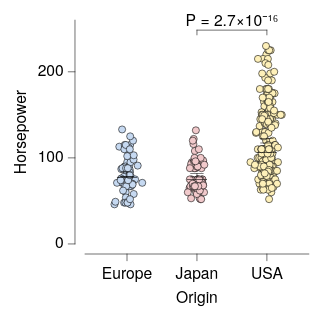

Write the Vega-Lite specification saved for this chart.
### Vega-Lite specification from a JSON file in a GitHub repository (floating-point values rounded to 4 significant figures; data arrays with more than 128 entries replaced by an {"elided": "..."} marker saying what was removed)
{"background": null, "config": {"arc": {"fill": "#DBDBDB", "fillOpacity": 1.0, "innerRadius": 25.0, "padAngle": 0.03, "stroke": "black", "strokeOpacity": 1, "strokeWidth": 0.25}, "area": {"fill": "#DBDBDB", "fillOpacity": 1.0, "stroke": "black", "strokeOpacity": 1, "strokeWidth": 0.25}, "axis": {"domain": true, "domainCap": "round", "domainColor": "black", "domainWidth": 0.25, "grid": false, "gridCap": "round", "gridColor": "#F1F1F1", "gridDash": [0, 0], "gridOpacity": 1.0, "gridWidth": 0.25, "labelColor": "black", "labelFont": "Helvetica Neue", "labelFontSize": 7, "labelFontStyle": "normal", "labelFontWeight": 400, "offset": 4.5, "ticks": true, "tickCap": "round", "tickColor": "black", "tickRound": false, "tickSize": 3, "tickWidth": 0.25, "titleColor": "black", "titleFont": "Helvetica Neue", "titleFontSize": 7, "titleFontStyle": "normal", "titleFontWeight": 400}, "axisX": {"domain": true, "labelAlign": "center", "labelAngle": 0, "labels": true, "ticks": true, "translate": 0}, "axisY": {"domain": true, "labelAlign": "right", "labelAngle": 0, "labels": true, "ticks": true, "translate": 0}, "axisRight": {"domain": true, "labelAlign": "left", "labelAngle": 0, "labels": true, "ticks": true, "translate": 0}, "axisTop": {"domain": true, "labelAlign": "center", "labelAngle": 0, "labels": true, "ticks": true, "translate": 0}, "axisBand": {"tickOffset": 0}, "bar": {"fill": "#DBDBDB", "fillOpacity": 1.0, "stroke": "black", "strokeOpacity": 1, "strokeWidth": 0.25}, "boxplot": {"size": 9.0, "ticks": {"cornerRadius": 0.25, "fill": "black", "size": 4.5, "thickness": 0.25}, "box": {"fillOpacity": 1.0, "stroke": "black", "strokeOpacity": 1, "strokeWidth": 0.25}, "median": {"fill": "black", "fillOpacity": 1.0, "size": 9.0, "thickness": 0.25}, "rule": {"fill": "black", "fillOpacity": 1.0, "size": 10.0, "stroke": "black", "strokeDash": [0, 0], "strokeOpacity": 1, "strokeWidth": 0.25}, "outliers": {"color": "black", "fill": "black", "fillOpacity": 1.0, "size": 0, "stroke": "black", "strokeOpacity": 1, "strokeWidth": 0.25}}, "circle": {"fill": "black", "fillOpacity": 1.0, "size": 0.5, "stroke": null, "strokeOpacity": 1, "strokeWidth": 0.25}, "errorband": {"band": {"fillOpacity": 0.6, "stroke": null, "strokeWidth": 0.25, "strokeOpacity": 1}, "borders": {"opacity": 0, "strokeOpacity": 0.25, "strokeWidth": 1}}, "errorbar": {"opacity": 1, "rule": {"strokeDash": [0, 0], "strokeWidth": 0.25}, "ticks": {"color": "black", "cornerRadius": 0.125, "opacity": 1, "size": 6.0, "thickness": 0.25}, "thickness": 0.25}, "font": "Helvetica Neue", "geoshape": {"fill": "#DBDBDB", "fillOpacity": 1.0, "stroke": "black", "strokeOpacity": 1, "strokeWidth": 0.25}, "header": {"labelColor": "black", "labelFont": "Helvetica Neue", "labelFontSize": 7, "labelFontStyle": "normal", "labelFontWeight": 400, "titleColor": "black", "titleFont": "Helvetica Neue", "titleFontSize": 7, "titleFontStyle": "normal", "titleFontWeight": 400, "titlePadding": 0}, "legend": {"disable": false, "offset": 4.5, "titlePadding": 4, "labelOffset": 2, "gradientLabelOffset": 2, "gradientLength": 50.0, "gradientThickness": 5.0, "gradientOpacity": 1.0, "gradientStrokeColor": "black", "gradientStrokeWidth": 0.25, "labelColor": "black", "labelFont": "Helvetica Neue", "labelFontSize": 7, "labelFontStyle": "normal", "labelFontWeight": 400, "strokeColor": "black", "strokeWidth": 0, "symbolSize": 42, "symbolStrokeColor": "black", "symbolStrokeWidth": 0.25, "titleColor": "black", "titleFont": "Helvetica Neue", "titleFontSize": 7, "titleFontStyle": "normal", "titleFontWeight": 400}, "line": {"color": "black", "stroke": "black", "strokeCap": "round", "strokeDash": [0, 0], "strokeOpacity": 1, "strokeWidth": 0.375}, "point": {"filled": true, "fill": "#DBDBDB", "fillOpacity": 1.0, "size": 5.0, "stroke": "black", "strokeOpacity": 1, "strokeWidth": 0.25}, "range": {"category": ["#C6D9F1", "#F1C9CB", "#FEF0B9", "#CEE37A", "#7AA8E0", "#E589A3", "#FDDD5D", "#68B961", "#4177B1", "#C35082", "#E5C227", "#438156"], "diverging": {"scheme": ["#C35082", "#CE6D94", "#D989A7", "#E2A4BA", "#EABFCE", "#F1DBE2", "#F6F6F6", "#D7E0EB", "#B9CBE0", "#9BB6D5", "#7DA1C9", "#5F8CBD", "#4177B1"]}, "heatmap": {"scheme": ["#DFE9F7", "#C6D9F1", "#ADC8EC", "#94B8E6", "#7AA8E0", "#6097DA", "#4D87CA", "#4177B1", "#386898", "#2F597F", "#264A69", "#1D3A58"]}, "ordinal": {"scheme": ["#F1F1F1", "#DBDBDB", "#C6C6C6", "#B2B2B2", "#9D9D9D", "#898989", "#767676", "#636363", "#515151", "#404040", "#2F2F2F", "#1F1F1F"]}, "ramp": {"scheme": ["#DFE9F7", "#C6D9F1", "#ADC8EC", "#94B8E6", "#7AA8E0", "#6097DA", "#4D87CA", "#4177B1", "#386898", "#2F597F", "#264A69", "#1D3A58"]}}, "rule": {"color": "black", "stroke": "black", "strokeCap": "round", "strokeDash": [2, 2], "strokeOpacity": 1, "strokeWidth": 0.25}, "scale": {"bandPaddingInner": 0.1, "bandPaddingOuter": 0.1, "round": false}, "rect": {"fill": "#DBDBDB", "fillOpacity": 1.0, "stroke": "black", "strokeOpacity": 1, "strokeWidth": 0.25}, "square": {"fill": "#DBDBDB", "fillOpacity": 1.0, "size": 10.0, "stroke": "black", "strokeOpacity": 1, "strokeWidth": 0.25}, "text": {"color": "black", "font": "Helvetica Neue", "fontSize": 7, "fontStyle": "normal", "fontWeight": 400}, "title": {"anchor": "middle", "frame": "group", "color": "black", "font": "Helvetica Neue", "fontSize": 7, "fontStyle": "normal", "fontWeight": 400, "subtitleColor": "black", "subtitleFont": "Helvetica Neue", "subtitleFontSize": "Helvetica Neue", "subtitleFontStyle": "normal", "subtitleFontWeight": 400}, "view": {"continuousWidth": 100, "continuousHeight": 100, "discreteWidth": 100, "discreteHeight": 100, "fill": null, "stroke": null, "strokeWidth": 0.25}}, "layer": [{"data": {"name": "data-53eecb024a78fdc2be808dcfdc3af7a2"}, "mark": {"type": "circle", "opacity": 1.0, "size": 10.0, "stroke": "black", "strokeOpacity": 1, "strokeWidth": 0.25}, "encoding": {"color": {"field": "Origin", "legend": null, "sort": ["Europe", "Japan", "USA"], "title": null, "type": "nominal"}, "x": {"axis": {}, "field": "Origin", "sort": ["Europe", "Japan", "USA"], "title": "Origin", "type": "nominal"}, "xOffset": {"field": "jitter_x", "scale": {"domain": [-7.33, 7.33], "range": [5.17, 19.83]}, "type": "quantitative"}, "y": {"field": "Horsepower", "title": "Horsepower", "type": "quantitative"}}}, {"data": {"name": "data-6c4882663eaca411296217af4f5e04f9"}, "mark": {"type": "errorbar"}, "encoding": {"x": {"axis": {}, "field": "Origin", "sort": ["Europe", "Japan", "USA"], "title": "Origin", "type": "nominal"}, "y": {"field": "__mean", "title": "Horsepower", "type": "quantitative"}, "yError": {"field": "__error"}}}, {"data": {"name": "data-53eecb024a78fdc2be808dcfdc3af7a2"}, "mark": {"type": "boxplot", "box": {"fillOpacity": 0, "strokeOpacity": 0}, "outliers": {"opacity": 0}, "rule": {"strokeOpacity": 0}, "ticks": false}, "encoding": {"x": {"axis": {}, "field": "Origin", "sort": ["Europe", "Japan", "USA"], "title": "Origin", "type": "nominal"}, "y": {"field": "Horsepower", "title": "Horsepower", "type": "quantitative"}}}, {"layer": [{"layer": [{"data": {"values": [{"x": "USA", "x2": "Japan", "y": 248.4, "__dysonsphere__": 1}]}, "mark": {"type": "rule", "strokeCap": "round", "strokeDash": [0, 0], "strokeWidth": 0.25}, "encoding": {"x": {"field": "x", "type": "nominal"}, "x2": {"field": "x2"}, "y": {"field": "y", "type": "quantitative"}}}, {"data": {"values": [{"x": "USA", "y": 248.4, "y2": 242.9, "__dysonsphere__": 1}]}, "mark": {"type": "rule", "strokeCap": "round", "strokeDash": [0, 0], "strokeWidth": 0.25}, "encoding": {"x": {"field": "x", "type": "nominal"}, "y": {"field": "y", "type": "quantitative"}, "y2": {"field": "y2"}}}, {"data": {"values": [{"x": "Japan", "y": 248.4, "y2": 242.9, "__dysonsphere__": 1}]}, "mark": {"type": "rule", "strokeCap": "round", "strokeDash": [0, 0], "strokeWidth": 0.25}, "encoding": {"x": {"field": "x", "type": "nominal"}, "y": {"field": "y", "type": "quantitative"}, "y2": {"field": "y2"}}}, {"data": {"values": [{"y": 248.4, "label": "P = 2.7×10⁻¹⁶", "__dysonsphere__": 1}]}, "mark": {"type": "text", "align": "center", "dy": -4, "fontSize": 7}, "encoding": {"text": {"field": "label", "type": "nominal"}, "x": {"value": 65.62}, "y": {"field": "y", "type": "quantitative"}}}]}], "name": "__dysonsphere_906c71d739e1552c_7"}], "$schema": "https://vega.github.io/schema/vega-lite/v6.4.1.json", "datasets": {"data-53eecb024a78fdc2be808dcfdc3af7a2": {"elided": "400 records"}, "data-6c4882663eaca411296217af4f5e04f9": [{"Origin": "USA", "__mean": 119.9, "__error": 2.529, "__dysonsphere__": 1}, {"Origin": "Europe", "__mean": 81.0, "__error": 2.47, "__dysonsphere__": 1}, {"Origin": "Japan", "__mean": 79.84, "__error": 2.005, "__dysonsphere__": 1}]}}
